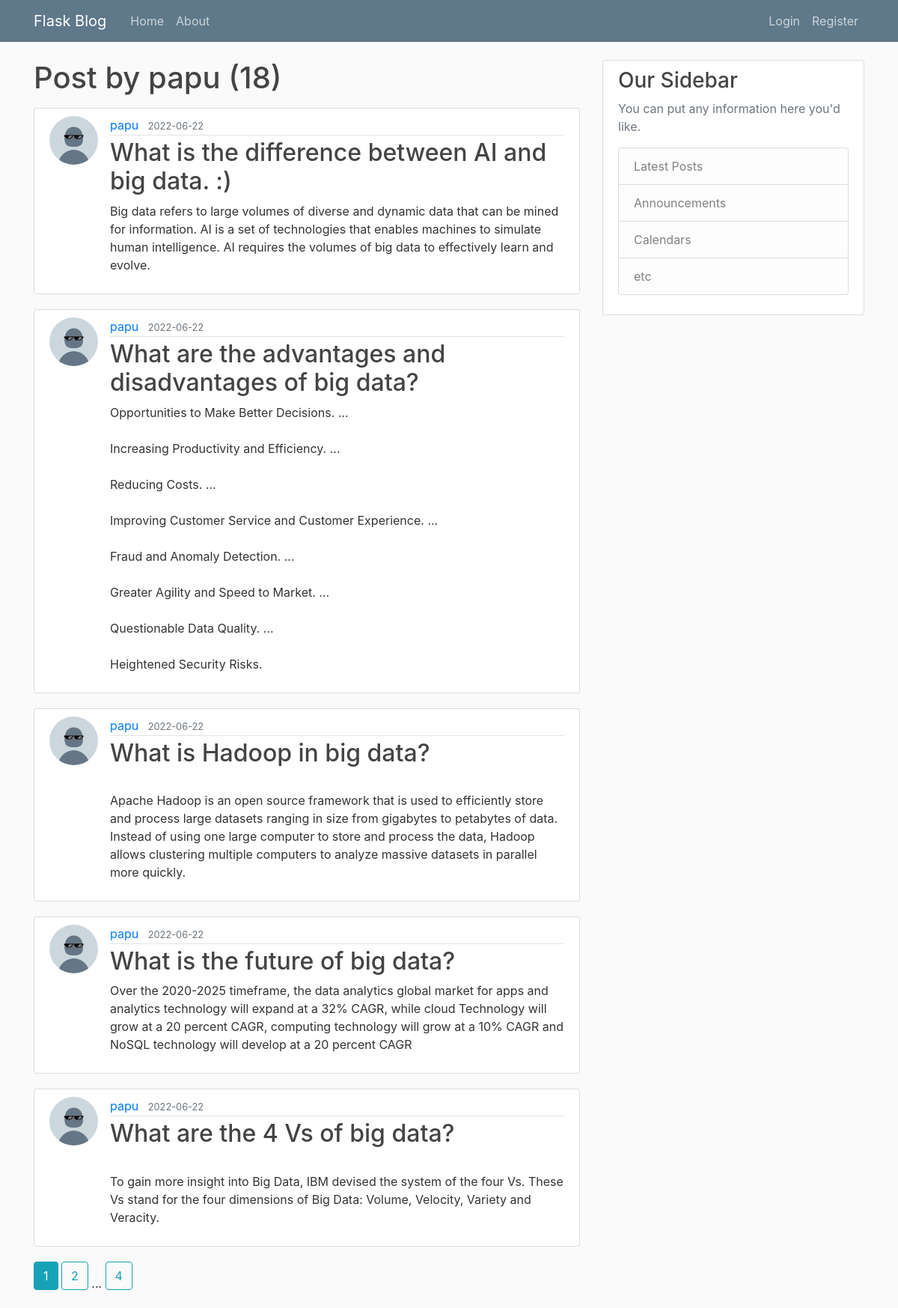
Screenshot of /user/papu with the database file from the repository.
### flaskblog/models.py (models this page shows, shortened)
class User(db.Model, UserMixin):
    id = db.Column(db.Integer, primary_key=True)
    username = db.Column(db.String(20), unique=True, nullable=False)
    email = db.Column(db.String(120), unique=True, nullable=False)
    image_file = db.Column(db.String(20), nullable=False, default='default.jpg')
    password = db.Column(db.String(60), nullable=False)
    posts = db.relationship('Post', backref='author', lazy=True)

class Post(db.Model):
    id = db.Column(db.Integer, primary_key=True)
    title = db.Column(db.String(100), nullable=False)
    date_posted = db.Column(db.DateTime, nullable=False, default=datetime.utcnow)
    content = db.Column(db.Text, nullable=False)
    user_id = db.Column(db.Integer, db.ForeignKey('user.id'), nullable=False)

### flaskblog/users/routes.py (the view)
@users.route('/user/<string:username>') # dynamic variable
def user_posts(username):
    page = request.args.get('page', 1, type=int) # passing query parameter
    user = User.query.filter_by(username=username).first_or_404()
    posts = Post.query.filter_by(author=user)\
        .order_by(Post.date_posted.desc())\
            .paginate( page=page, per_page=5)
    return render_template('user_post.html', posts = posts, user=user)

### flaskblog/templates/user_post.html
{% extends "layout.html" %}
{% block content %}
    <h1 class="mb-3">Post by {{ user.username }} ({{ posts.total }})</h1>
    {% for post in posts.items %}
        <article class="media content-section">
            <img class="rounded-circle article-img" src = "{{ url_for('static', filename='profile_pics/' + post.author.image_file) }}">
            <div class="media-body">
                <div class="article-metadata">
                    <a class="mr-2" href="{{ url_for('users.user_posts', username=post.author.username) }}">{{ post.author.username }}</a>
                    <small class="text-muted">{{ post.date_posted.strftime('%Y-%m-%d') }}</small>
                </div>
                <h2><a class="article-title" href="{{ url_for('posts.post', post_id=post.id) }}">{{ post.title }}</a></h2>
                <p class="article-content">{{ post.content }}</p>
            </div>
        </article>
    {% endfor %}
    {% for page_num in posts.iter_pages(left_edge=1, right_edge=1, left_current=1, right_current=2) %}
        {% if page_num %}
            {% if posts.page == page_num %}
                <a class="btn btn-info mb-4" href="{{ url_for('users.user_posts', username=user.username, page=page_num) }}">{{ page_num }}</a>
            {% else %}
                <a class="btn btn-outline-info mb-4" href="{{ url_for('users.user_posts', username=user.username, page=page_num) }}">{{ page_num }}</a>
            {% endif %}
        {% else  %}
            ...
        {% endif %}
    {% endfor %}
{% endblock content %}

### flaskblog/static/main.css (style rules this page uses)
body { background: #fafafa; color: #333333; margin-top: 5rem; }
h1, h2, h3, h4, h5, h6 { color: #444444; }
.content-section { background: #ffffff; padding: 10px 20px; border: 1px solid #dddddd; border-radius: 3px; margin-bottom: 20px; }
.article-title { color: #444444; }
.article-content { white-space: pre-line; }
.article-img { height: 65px; width: 65px; margin-right: 16px; }
.article-metadata { padding-bottom: 1px; margin-bottom: 4px; border-bottom: 1px solid #e3e3e3 }

### rows the page displays
User: username "papu"
Post: image_file (picture), author.username "papu", date_posted "2022-06-22", title "What is the difference between AI and big data. :)", content "Big data refers to large volumes of diverse and dynamic data that can be mined for information. AI is a set of technologies that enables machines to simulate human intelligence. AI requires the volumes of big data to effectively learn and evolve."
Post: image_file (picture), author.username "papu", date_posted "2022-06-22", title "What are the advantages and disadvantages of big data?", content "Opportunities to Make Better Decisions. ... Increasing Productivity and Efficiency. ... Reducing Costs. ... Improving Customer Service and Customer Experience. ... Fraud and Anomaly Detection. ... Greater Agility and Speed to Market. ... Questionable Data Quality. ... Heightened Security Risks."
Post: image_file (picture), author.username "papu", date_posted "2022-06-22", title "What is Hadoop in big data?", content "Apache Hadoop is an open source framework that is used to efficiently store and process large datasets ranging in size from gigabytes to petabytes of data. Instead of using one large computer to store and process the data, Hadoop allows clustering multiple computers to analyze massive datasets in parallel more quickly."
Post: image_file (picture), author.username "papu", date_posted "2022-06-22", title "What is the future of big data?", content "Over the 2020-2025 timeframe, the data analytics global market for apps and analytics technology will expand at a 32% CAGR, while cloud Technology will grow at a 20 percent CAGR, computing technology will grow at a 10% CAGR and NoSQL technology will develop at a 20 percent CAGR"
Post: image_file (picture), author.username "papu", date_posted "2022-06-22", title "What are the 4 Vs of big data?", content "To gain more insight into Big Data, IBM devised the system of the four Vs. These Vs stand for the four dimensions of Big Data: Volume, Velocity, Variety and Veracity."

### other values shown
{{ posts.total }} "18"
{{ page_num }} "1"
{{ page_num }} "2" "4"
